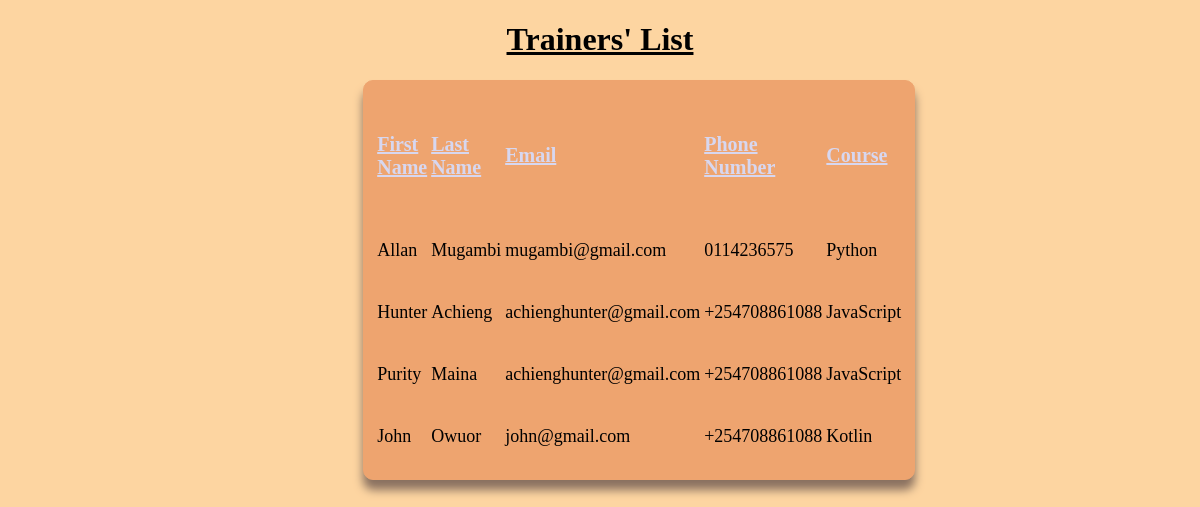
Page /trainer/list/ on the committed database.
### trainer/models.py (models this page shows)
class Trainer (models.Model):
    first_name = models.CharField(max_length=12)
    last_name = models.CharField(max_length=20)
    image = models.ImageField(default=None,upload_to= "images/")
    email = models.EmailField(default=None)
    phone_number = models.CharField(max_length=14, default=None)
    national_id = models.CharField(max_length=20, default=None)
    gender_choice =((u'F',u'Female'),(u'M',u'Male'),(u'O',u'Others'))
    gender = models.CharField(max_length=10,choices=gender_choice)
    city = models.CharField(max_length=10)
    company = models.CharField(max_length=30)
    course = models.CharField(max_length=20)
    contract = models.FileField(upload_to="files/")
    resume = models.FileField(upload_to="files/")
    salary = models.BigIntegerField()

### trainer/views.py (the view)
# urls.py: path("list/", trainer_list, name = "list"),
def trainer_list(request):
    trainers = Trainer.objects.all()
    return render(request,"trainer_list.html", {"trainers":trainers})

### trainer/templates/trainer_list.html (shortened to what this page needs)
<!DOCTYPE html>
<html lang="en">
<head>
</head>
<body>
    <h1>Trainers' List</h1>
    <table>
        <tr>
            <th>First Name</th>
            <th>Last Name</th>
            <th>Email</th>
            <th>Phone Number</th>
            <th>Course</th>
        </tr>
        {% for trainer in trainers %}
        <tr>
            <td>{{trainer.first_name}}</td>
                <td>{{trainer.last_name}}</td>
                <td>{{trainer.email}}</td>
                <td>{{trainer.phone_number}}</td>
                <td>{{trainer.course}}</td>
        </tr>
        {%endfor%}
    </table>
</body>
</html>

### trainer/templates/trainer_list.html (style rules this page uses)
body { background-color: rgb(253, 213, 161); }
h1 { text-align: center; text-decoration: underline; }
table { width: 40%; border: 1px groove rgb(238, 164, 111); text-align: left; height: 400px; margin-left: 30%; padding: 10px; font-size: 18px; background-color: rgb(238, 164, 111); box-shadow: 0px 10px 10px rgb(138, 113, 96); border-radius: 10px; }
tr th { text-decoration: underline; color: rgb(215, 215, 240); font-size: 20px; }

### rows in the picture
Trainer: first_name "Allan", last_name "Mugambi", email "mugambi@gmail.com", phone_number "0114236575", course "Python"
Trainer: first_name "Hunter", last_name "Achieng", email "achienghunter@gmail.com", phone_number "+254708861088", course "JavaScript"
Trainer: first_name "Purity", last_name "Maina", email "achienghunter@gmail.com", phone_number "+254708861088", course "JavaScript"
Trainer: first_name "John", last_name "Owuor", email "john@gmail.com", phone_number "+254708861088", course "Kotlin"
